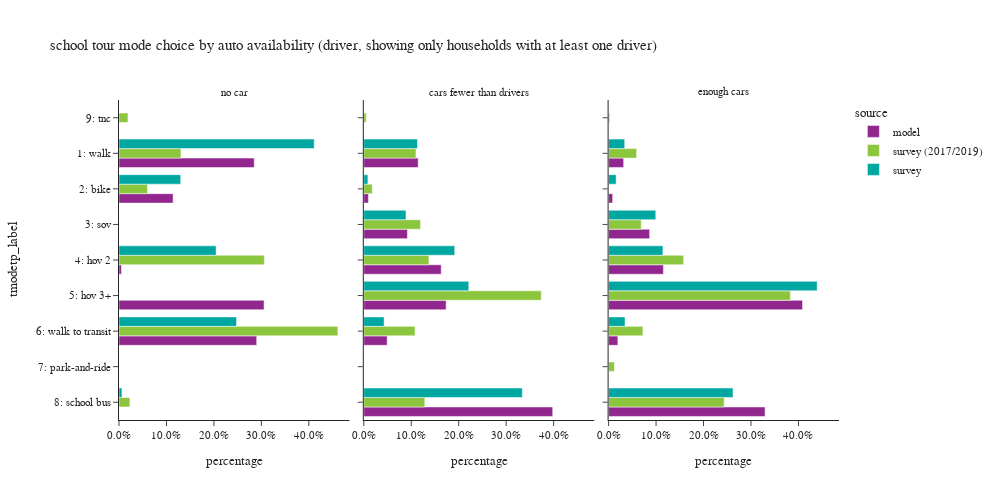

The code cell stored with this chart in its notebook:
### Code cell
plot_mode_choice(sc_tour.loc[sc_tour['auto_available_driver']!="no dirver"],"auto_available_driver",
                 {"auto_available_driver":["no car", "cars fewer than drivers","enough cars"],
                  "tmodetp_label":["1: walk","2: bike","3: sov","4: hov 2","5: hov 3+","6: walk to transit",
                                   "7: park-and-ride","8: school bus","9: other–survey only"]},
                 "auto availability (driver, showing only households with at least one driver)",3,500,1000)

### Figure 1 — Plotly figure (JSON) as saved in the notebook; plotly's stock layout.template omitted (floating-point values rounded to 4 significant figures)
{"data": [{"alignmentgroup": "True", "customdata": [[55], [22], [1], [59], [56]], "hovertemplate": "source=model<br>auto_available_driver=no car<br>percentage=%{x}<br>tmodetp_label=%{y}<br>sample count=%{customdata[0]}<extra></extra>", "legendgroup": "model", "marker": {"color": "#91268F", "pattern": {"shape": ""}}, "name": "model", "offsetgroup": "model", "orientation": "h", "showlegend": true, "textposition": "auto", "type": "bar", "x": [0.285, 0.114, 0.005181, 0.3057, 0.2902], "xaxis": "x", "y": ["1: walk", "2: bike", "4: hov 2", "5: hov 3+", "6: walk to transit"], "yaxis": "y"}, {"alignmentgroup": "True", "customdata": [[177], [15], [142], [252], [268], [76], [615]], "hovertemplate": "source=model<br>auto_available_driver=cars fewer than drivers<br>percentage=%{x}<br>tmodetp_label=%{y}<br>sample count=%{customdata[0]}<extra></extra>", "legendgroup": "model", "marker": {"color": "#91268F", "pattern": {"shape": ""}}, "name": "model", "offsetgroup": "model", "orientation": "h", "showlegend": false, "textposition": "auto", "type": "bar", "x": [0.1146, 0.009709, 0.09191, 0.1631, 0.1735, 0.04919, 0.3981], "xaxis": "x2", "y": ["1: walk", "2: bike", "3: sov", "4: hov 2", "5: hov 3+", "6: walk to transit", "8: school bus"], "yaxis": "y2"}, {"alignmentgroup": "True", "customdata": [[119], [32], [324], [433], [1532], [73], [1236]], "hovertemplate": "source=model<br>auto_available_driver=enough cars<br>percentage=%{x}<br>tmodetp_label=%{y}<br>sample count=%{customdata[0]}<extra></extra>", "legendgroup": "model", "marker": {"color": "#91268F", "pattern": {"shape": ""}}, "name": "model", "offsetgroup": "model", "orientation": "h", "showlegend": false, "textposition": "auto", "type": "bar", "x": [0.03174, 0.008536, 0.08642, 0.1155, 0.4086, 0.01947, 0.3297], "xaxis": "x3", "y": ["1: walk", "2: bike", "3: sov", "4: hov 2", "5: hov 3+", "6: walk to transit", "8: school bus"], "yaxis": "y3"}, {"alignmentgroup": "True", "customdata": [[20], [8], [4], [45], [2], [4]], "hovertemplate": "source=survey (2017/2019)<br>auto_available_driver=no car<br>percentage=%{x}<br>tmodetp_label=%{y}<br>sample count=%{customdata[0]}<extra></extra>", "legendgroup": "survey (2017/2019)", "marker": {"color": "#8CC63E", "pattern": {"shape": ""}}, "name": "survey (2017/2019)", "offsetgroup": "survey (2017/2019)", "orientation": "h", "showlegend": true, "textposition": "auto", "type": "bar", "x": [0.1306, 0.06012, 0.3063, 0.4612, 0.02292, 0.01886], "xaxis": "x", "y": ["1: walk", "2: bike", "4: hov 2", "6: walk to transit", "8: school bus", "9: tnc"], "yaxis": "y"}, {"alignmentgroup": "True", "customdata": [[44], [17], [29], [49], [86], [87], [51], [2]], "hovertemplate": "source=survey (2017/2019)<br>auto_available_driver=cars fewer than drivers<br>percentage=%{x}<br>tmodetp_label=%{y}<br>sample count=%{customdata[0]}<extra></extra>", "legendgroup": "survey (2017/2019)", "marker": {"color": "#8CC63E", "pattern": {"shape": ""}}, "name": "survey (2017/2019)", "offsetgroup": "survey (2017/2019)", "orientation": "h", "showlegend": false, "textposition": "auto", "type": "bar", "x": [0.1099, 0.0179, 0.1195, 0.1372, 0.3739, 0.1079, 0.1286, 0.005051], "xaxis": "x2", "y": ["1: walk", "2: bike", "3: sov", "4: hov 2", "5: hov 3+", "6: walk to transit", "8: school bus", "9: tnc"], "yaxis": "y2"}, {"alignmentgroup": "True", "customdata": [[45], [6], [51], [145], [224], [62], [2], [137], [2]], "hovertemplate": "source=survey (2017/2019)<br>auto_available_driver=enough cars<br>percentage=%{x}<br>tmodetp_label=%{y}<br>sample count=%{customdata[0]}<extra></extra>", "legendgroup": "survey (2017/2019)", "marker": {"color": "#8CC63E", "pattern": {"shape": ""}}, "name": "survey (2017/2019)", "offsetgroup": "survey (2017/2019)", "orientation": "h", "showlegend": false, "textposition": "auto", "type": "bar", "x": [0.05906, 0.0004109, 0.06868, 0.1583, 0.3831, 0.07228, 0.01217, 0.2435, 0.002557], "xaxis": "x3", "y": ["1: walk", "2: bike", "3: sov", "4: hov 2", "5: hov 3+", "6: walk to transit", "7: park-and-ride", "8: school bus", "9: tnc"], "yaxis": "y3"}, {"alignmentgroup": "True", "customdata": [[8], [2], [1], [6], [2]], "hovertemplate": "source=survey<br>auto_available_driver=no car<br>percentage=%{x}<br>tmodetp_label=%{y}<br>sample count=%{customdata[0]}<extra></extra>", "legendgroup": "survey", "marker": {"color": "#00A7A0", "pattern": {"shape": ""}}, "name": "survey", "offsetgroup": "survey", "orientation": "h", "showlegend": true, "textposition": "auto", "type": "bar", "x": [0.4114, 0.13, 0.2047, 0.2477, 0.006245], "xaxis": "x", "y": ["1: walk", "2: bike", "4: hov 2", "6: walk to transit", "8: school bus"], "yaxis": "y"}, {"alignmentgroup": "True", "customdata": [[25], [10], [12], [26], [49], [22], [47]], "hovertemplate": "source=survey<br>auto_available_driver=cars fewer than drivers<br>percentage=%{x}<br>tmodetp_label=%{y}<br>sample count=%{customdata[0]}<extra></extra>", "legendgroup": "survey", "marker": {"color": "#00A7A0", "pattern": {"shape": ""}}, "name": "survey", "offsetgroup": "survey", "orientation": "h", "showlegend": false, "textposition": "auto", "type": "bar", "x": [0.113, 0.0086, 0.08886, 0.1916, 0.2212, 0.04276, 0.334], "xaxis": "x2", "y": ["1: walk", "2: bike", "3: sov", "4: hov 2", "5: hov 3+", "6: walk to transit", "8: school bus"], "yaxis": "y2"}, {"alignmentgroup": "True", "customdata": [[29], [12], [30], [67], [144], [18], [102]], "hovertemplate": "source=survey<br>auto_available_driver=enough cars<br>percentage=%{x}<br>tmodetp_label=%{y}<br>sample count=%{customdata[0]}<extra></extra>", "legendgroup": "survey", "marker": {"color": "#00A7A0", "pattern": {"shape": ""}}, "name": "survey", "offsetgroup": "survey", "orientation": "h", "showlegend": false, "textposition": "auto", "type": "bar", "x": [0.03398, 0.01598, 0.09938, 0.1145, 0.4394, 0.0346, 0.2622], "xaxis": "x3", "y": ["1: walk", "2: bike", "3: sov", "4: hov 2", "5: hov 3+", "6: walk to transit", "8: school bus"], "yaxis": "y3"}], "layout": {"annotations": [{"font": {}, "showarrow": false, "text": "no car", "x": 0.16, "xanchor": "center", "xref": "paper", "y": 1.0, "yanchor": "bottom", "yref": "paper"}, {"font": {}, "showarrow": false, "text": "cars fewer than drivers", "x": 0.5, "xanchor": "center", "xref": "paper", "y": 1.0, "yanchor": "bottom", "yref": "paper"}, {"font": {}, "showarrow": false, "text": "enough cars", "x": 0.84, "xanchor": "center", "xref": "paper", "y": 1.0, "yanchor": "bottom", "yref": "paper"}], "barmode": "group", "height": 500, "legend": {"title": {"text": "source"}, "tracegroupgap": 0}, "title": {"text": "school tour mode choice by auto availability (driver, showing only households with at least one driver)"}, "width": 1000, "xaxis": {"anchor": "y", "domain": [0.0, 0.32], "tickformat": ".1%", "title": {"text": "percentage"}}, "xaxis2": {"anchor": "y2", "domain": [0.34, 0.66], "matches": "x", "tickformat": ".1%", "title": {"text": "percentage"}}, "xaxis3": {"anchor": "y3", "domain": [0.68, 1.0], "matches": "x", "tickformat": ".1%", "title": {"text": "percentage"}}, "yaxis": {"anchor": "x", "categoryarray": ["9: other–survey only", "8: school bus", "7: park-and-ride", "6: walk to transit", "5: hov 3+", "4: hov 2", "3: sov", "2: bike", "1: walk"], "categoryorder": "array", "domain": [0.0, 1.0], "title": {"text": "tmodetp_label"}}, "yaxis2": {"anchor": "x2", "domain": [0.0, 1.0], "matches": "y", "showticklabels": false}, "yaxis3": {"anchor": "x3", "domain": [0.0, 1.0], "matches": "y", "showticklabels": false}}}
